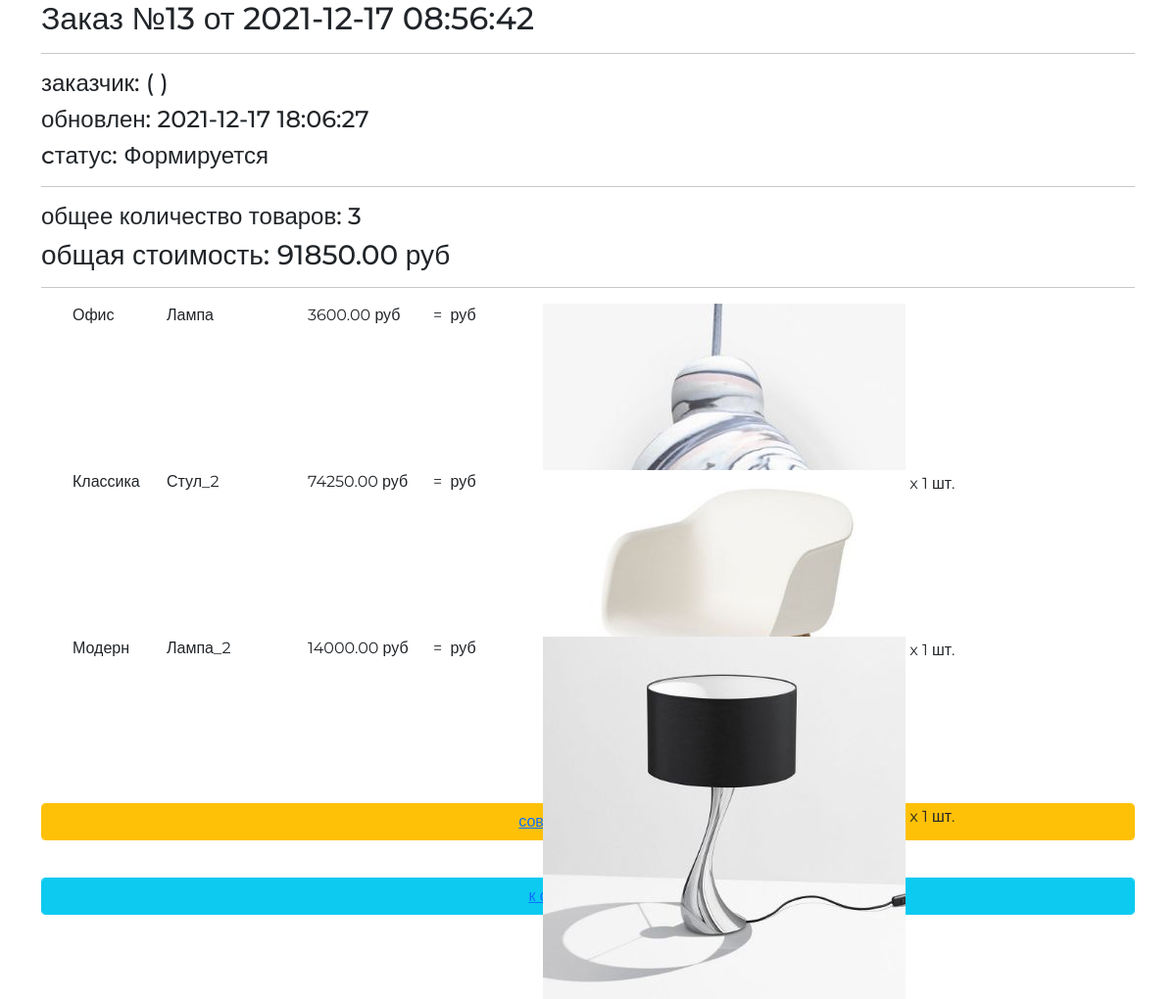
Before: /order/read/13/ with the older database file.
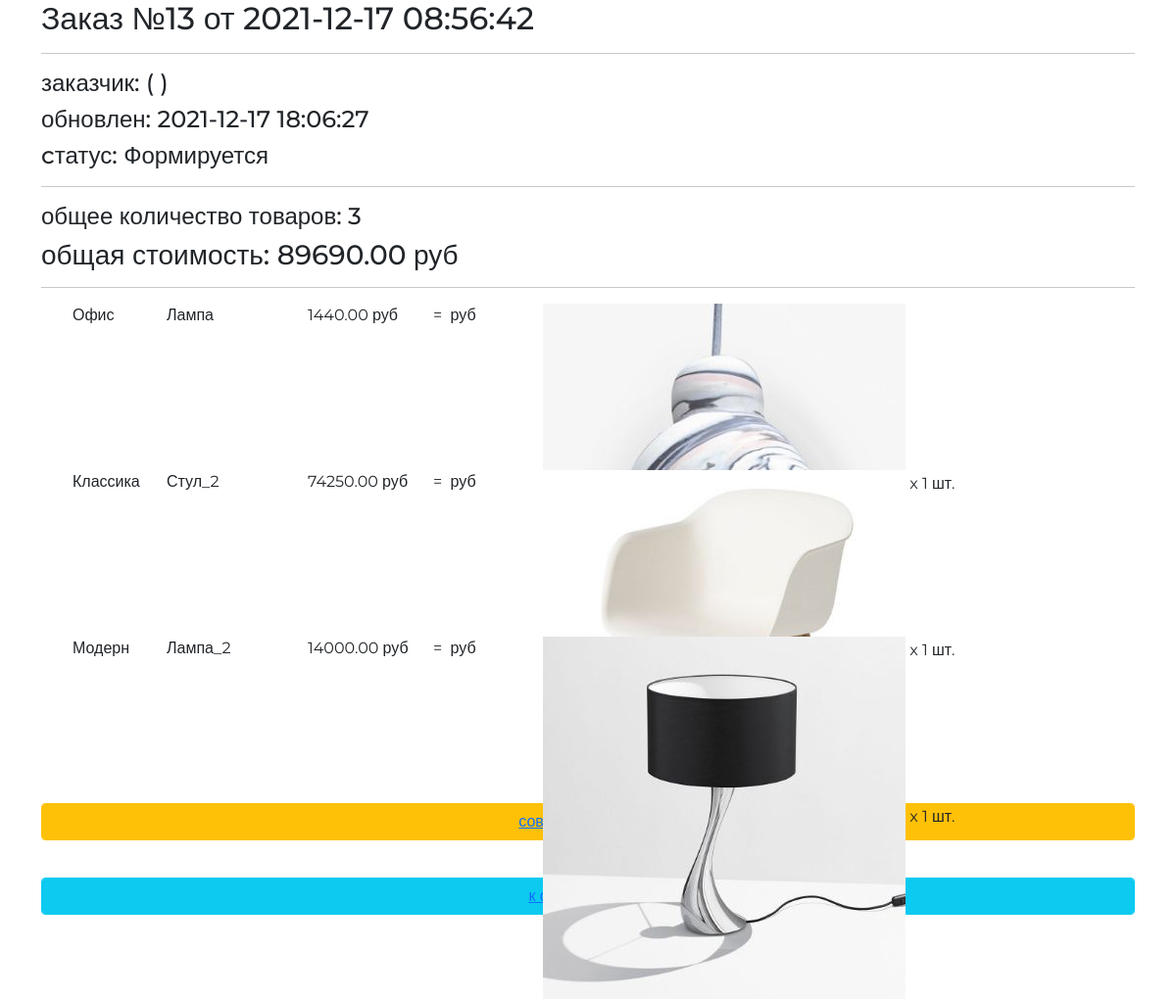
After: the same page with the newer database file.
### ordersapp/models.py (models this page shows, shortened)
class Order(models.Model):
    STATUS_FORMING = 'FM'
    STATUS_SEND_TO_PROCEED = 'STP'
    STATUS_PROCEEDED = 'PRD'
    STATUS_PAID = 'PD'
    STATUS_DONE = 'DN'
    STATUS_CANCELED = 'CN'
    STATUSES = (
        (STATUS_FORMING, 'Формируется'),
        (STATUS_SEND_TO_PROCEED, 'Отправлен на обработку'),
        (STATUS_PROCEEDED, 'Обработан'),
        (STATUS_PAID, 'Оплачен'),
        (STATUS_DONE, 'Готов'),
        (STATUS_CANCELED, 'Отменен'),
    )
    user = models.ForeignKey(settings.AUTH_USER_MODEL, on_delete=models.CASCADE)
    status = models.CharField(choices=STATUSES, default=STATUS_FORMING, max_length=3)
    is_active = models.BooleanField(default=True)
    created_at = models.DateTimeField(auto_now_add=True)
    update_at = models.DateTimeField(auto_now=True)
    @property
    def get_total_quantity(self):
        _items = self.orderitems.select_related()
        return sum(list(map(lambda x: x.quantity, _items)))
    @property
    def total_cost(self):
        _items = self.orderitems.select_related()
        return sum(list(map(lambda x: x.products_cost, _items)))

class OrderItem(models.Model):
    order = models.ForeignKey(Order, on_delete=models.CASCADE, related_name='orderitems')
    product = models.ForeignKey(Product, on_delete=models.CASCADE, verbose_name='Продукт')
    quantity = models.PositiveSmallIntegerField(default=0, verbose_name='Количество')
    @property
    def products_cost(self):
        return self.product.price * self.quantity

### mainapp/models.py (models this page shows, shortened)
class Product(models.Model):
    category = models.ForeignKey(ProductCategory, on_delete=models.CASCADE, verbose_name='Категория')
    name = models.CharField(max_length=128, verbose_name='Название')
    image = models.ImageField(upload_to='products', blank=True, verbose_name='Картинка')
    short_desc = models.CharField(max_length=255, verbose_name='Краткое описание')
    description = models.TextField(verbose_name='Описание')
    price = models.DecimalField(decimal_places=2, max_digits=10, default=0, verbose_name='Цена')
    quantity = models.PositiveSmallIntegerField(default=0, verbose_name='Количество')
    count_sales = models.PositiveIntegerField(default=0, verbose_name='Количество покупок')
    is_active = models.BooleanField(default=True)

class ProductCategory(models.Model):
    name = models.CharField(max_length=64, blank=True, unique=True, verbose_name='Название')
    description = models.TextField(verbose_name='Описание')
    is_active = models.BooleanField(default=True)
    class Meta:
        verbose_name = 'категория'
        verbose_name_plural = 'категория'
        ordering = ('-id',)

### ordersapp/views.py (the view)
# urls.py: path('read/<int:pk>/', views.OrderDetailView.as_view(), name='read'),
class OrderDetailView(DetailView):
    model = Order

### adminapp/templatetags/my_tags.py (called while the page is built)
@register.filter(name='media_for_product')
def media_for_product(img_path):
    if not img_path:
        img_path = 'products/default.jpg'
    return f'{settings.MEDIA_URL}{img_path}'

### mainapp/context_processor.py (called while the page is built)
def basket(request):
    basket_items = []
    if request.user.is_authenticated:
        basket_items = Basket.objects.filter(user=request.user).select_related()
    return {
        'basket': basket_items
    }

### ordersapp/templates/ordersapp/order_detail.html
{% extends "ordersapp/base.html" %}
{% load static %}
{% load my_tags %}
{% block content %}
   {% include 'ordersapp/includes/inc_order_summary.html' %}
   <div class="basket_list">
       {% for item in object.orderitems.select_related %}
           <div class="basket_record">
               <img src="{{ item.product.image|media_for_product }}"
                    alt="{{ item.product.short_desc }}">
               <span class="category_name">
                   {{ item.product.category.name }}
               </span>
               <span class="product_name">{{ item.product.name }}</span>
               <span class="product_price">
                   {{ item.product.price }}&nbspруб
               </span>
               <span class="product_quantitiy">
                   x {{ item.quantity }} шт.
               </span>
               <span class="product_cost">
                    = {{ item.get_product_cost }}&nbspруб
               </span>
           </div>
       {% endfor %}
   </div>
   {% include 'ordersapp/includes/inc_order_actions.html' %}
{% endblock %}

### ordersapp/templates/ordersapp/includes/inc_order_summary.html (shortened to what this page needs)
{% if object %}
   <div class="h2">Заказ №{{ object.pk }} от {{ object.created_at|date:"Y-m-d H:i:s" }}</div>
   <hr>
   <div class="h4">заказчик: {{ user.username }} ({{ user.last_name }} {{ user.first_name }}) </div>
   <div class="h4">обновлен: {{ object.update_at|date:"Y-m-d H:i:s" }}</div>
   <div class="h4">cтатус: {{ object.get_status_display }}</div>
   <hr>
   <div class="h4">
       общее количество товаров: <span class="order_total_quantity">{{ object.get_total_quantity }}</span>
   </div>
   <div class="h3">
       общая стоимость: <span class="order_total_cost">{{ object.total_cost }}</span> руб
   </div>
{% endif %}
<hr>

Changed rows visible on the page:
changed through a linked row, Order "Формируется": total_cost "91850.00" → "89690.00"
changed through a linked row, OrderItem "Офис": product.price "3600.00" → "1440.00"
